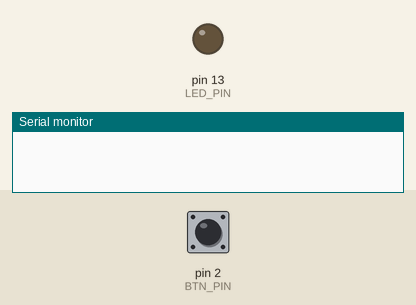
A sketch run on a simulated Arduino Uno, built with avr-gcc and run on an emulated ATmega328P. Shown: output pins drawn as LEDs (lit = HIGH), the last lines printed to the serial monitor. The inputs (shaded band) are chosen by the test bench; at power-on: pin 2 (BTN_PIN) HIGH.

Above: at 1.2 s.
1.3 s: pin 2 (BTN_PIN) pulled LOW for 0.15 s
At 2.5 s:
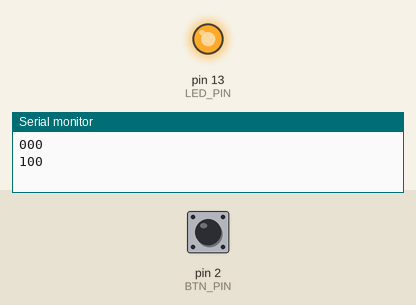
2.9 s: pin 2 (BTN_PIN) pulled LOW for 3.2 s
At 4.2 s:
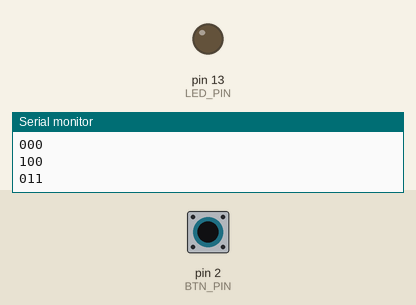
Timing chart, 0 to 7.6 s (numbered marks = the images above; inputs shaded):
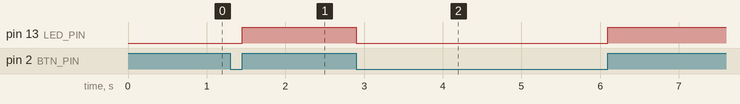

The sketch:

activity2_3.ino
```cpp
// Set the PIN number
const uint8_t BTN_PIN = 2;
const uint8_t LED_PIN = 13;

//Init button and led state.
uint8_t buttonPrevState = LOW;
uint8_t ledState = LOW;

// Setup
void setup()
{
  // set pinmode for btn
  pinMode(BTN_PIN, INPUT_PULLUP);
  // set pinmod for led
  pinMode(LED_PIN, OUTPUT);
  // start the serial monitor.
  Serial.begin(9600);

  attachInterrupt(0, pin_ISR, CHANGE);
}

void loop()
{

}

void pin_ISR(){
  // read led status
  uint8_t buttonState = digitalRead(BTN_PIN);

  // print the led and button status to the serial monitor.
  Serial.print(buttonState);
  Serial.print(buttonPrevState);
  Serial.print(ledState);
  Serial.println("");


  // logic
  if(buttonState != buttonPrevState)
  {
    ledState = !ledState;
    digitalWrite(LED_PIN, ledState);
  }

  buttonPrevState = buttonState;

  // Light for 0.5 sec
  delay(500);
}
```

Measured:
- after the input at 1.3 s, pin 13 (LED_PIN): LOW → HIGH after 0.15 s
- after the input at 2.9 s, pin 13 (LED_PIN): HIGH → LOW at once, → HIGH 3.2 s later
